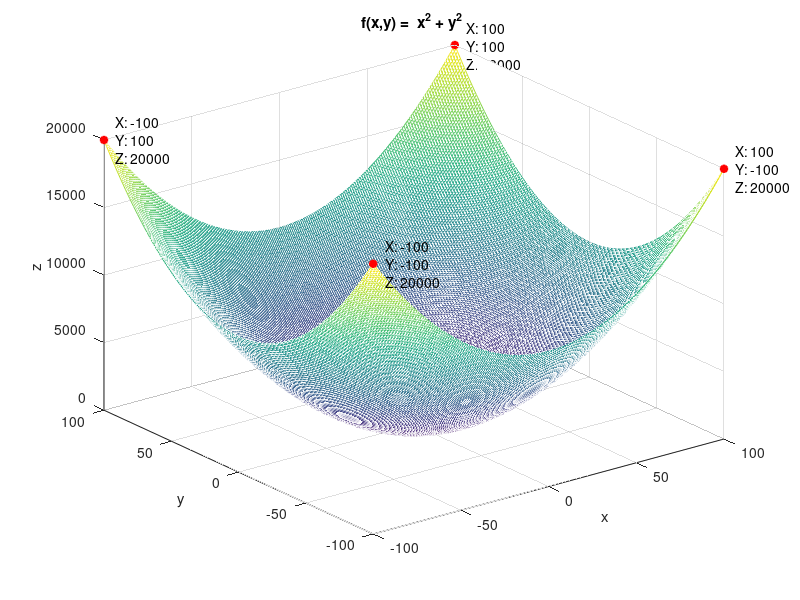

This figure's MATLAB source:
%-----f(x,y) = x^2 + y^2-----

%绘制函数图像
%{
clc
clear all
close all
x = -100:1:100;
y = -100:1:100;
N = size(x,2);
for i=1:N
    for j=1:N
        z(i,j) = x(i)^2 + y(j)^2;
    end
end
mesh(x,y,z)
grid
xlabel("x");
ylabel("y");
title("f(x,y)=x^2+y^2");
%}

%绘制图像
clc
clear all
close all
[x,y] = meshgrid(-100:1:100,-100:1:100);
z = x.^2 + y.^2;
figure;
mesh(x,y,z);
hold on;
xlabel('x');
ylabel('y');
zlabel('z');
title('f(x,y) =  x^2 + y^2 ');


%标记出最大值点
maxVal = max(z(:));
[maxIndexX,maxIndexY] = find(z == maxVal);
for i = 1:length(maxIndexX)
    plot3(x(maxIndexX(i),maxIndexY(i)),y(maxIndexX(i),maxIndexY(i)), maxVal, 'r*','linewidth',2)
     text(x(maxIndexX(i),maxIndexY(i)),y(maxIndexX(i),maxIndexY(i)), maxVal, {['    X: ' num2str(x(maxIndexX(i),maxIndexY(i)))];['    Y: ' num2str(y(maxIndexX(i),maxIndexY(i)))];['    Z: ' num2str(maxVal)]})
    hold on
end

%标记出最小值点
minVal = min(z(:));
[minIndexX,minIndexY] = find(z == minVal);
for i = 1:length(minIndexX)
    plot3(x(minIndexX(i),minIndexY(i)),y(minIndexX(i),minIndexY(i)), minVal, 'r*','linewidth',2)
     text(x(minIndexX(i),minIndexY(i)),y(minIndexX(i),minIndexY(i)), minVal, {['    X: ' num2str(x(minIndexX(i),minIndexY(i)))];['    Y: ' num2str(y(minIndexX(i),minIndexY(i)))];['    Z: ' num2str(minVal)]})
    hold on
end